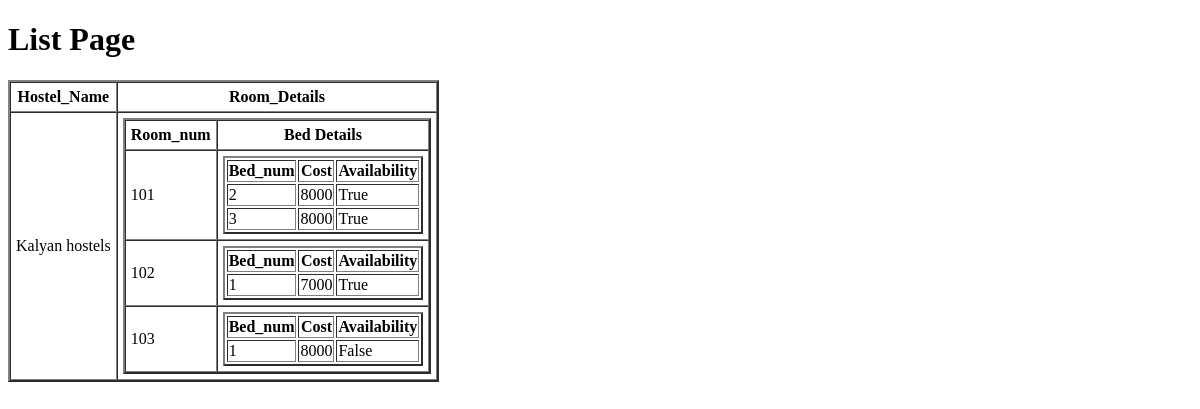
/Owner/list/, run on an earlier commit of the app's database.
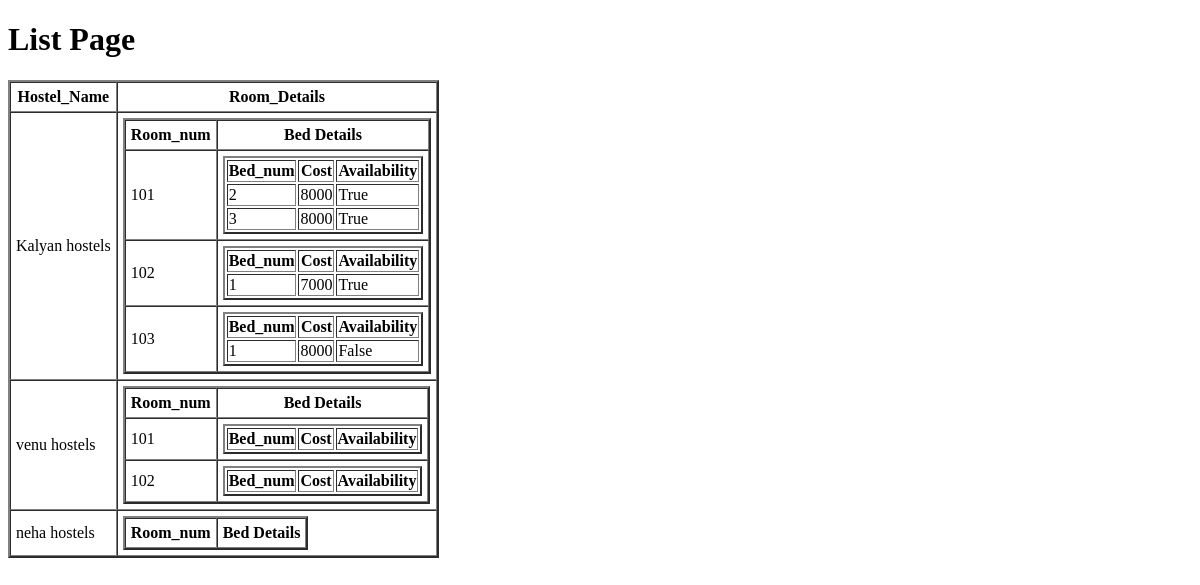
And on a later commit of the database.
### Owner/models.py (models this page shows, shortened)
class hostel_details_model(models.Model):
    hostel_id=models.AutoField(primary_key=True)
    hostel_name=models.CharField(max_length=20,unique=True)
    address=models.TextField(max_length=100)
    GST=models.CharField(max_length=15,unique=True)
    license=models.CharField(max_length=20,unique=True)
    type_of_hostel=models.CharField(max_length=10,choices=[['Male','Male'],['Female','Female'],['Co_living','Co_living']])
    hostel_owner_name=models.CharField(max_length=30)
    owner_id=models.PositiveIntegerField()
    owner_phone_no=models.PositiveBigIntegerField(unique=True)
    owner_email=models.EmailField(unique=True)
    location=models.CharField(max_length=50,default='Hyderabad')

class rooms_details_model(models.Model):
    hostel_id=models.ForeignKey(hostel_details_model,on_delete=models.CASCADE)
    room_id=models.AutoField(primary_key=True)
    room_no=models.PositiveIntegerField()
    num_of_beds=models.PositiveIntegerField()

class bed_details_model(models.Model):
    bed_id=models.AutoField(primary_key=True)
    room_no=models.ForeignKey(rooms_details_model,on_delete=models.CASCADE)
    bed_no=models.CharField(choices=[['1','1'],['2','2'],['3','3'],['4','4'],['5','5'],['6','6']],max_length=10)
    bed_cost=models.PositiveIntegerField()
    availability=models.BooleanField()

### Owner/views.py (the view)
def list_view(request):
    hostel_details=hostel_details_model.objects.all()
    room_details=rooms_details_model.objects.all()
    bed_details=bed_details_model.objects.all()
    return render(request=request,template_name='list.html',context={'hostel_details':hostel_details,'room_details':room_details,'bed_details':bed_details})

### Owner/Templates/list.html (shortened to what this page needs)
<!DOCTYPE html>
<html lang="en">
<head>
</head>
<body>
    <h1>List Page</h1>
    <table border="2" cellpadding="5" cellspacing="0">
        <tr>
            <th>Hostel_Name</th>
            <th>Room_Details</th>
        </tr>
            {% for i in hostel_details %}
            <tr>
                <td>{{i.hostel_name}}</td>
                <td>
                    <table border="2" cellpadding="5" cellspacing="0">
                        <tr>
                            <th>Room_num</th>
                            <th>Bed Details</th>
                        </tr>
                        {% for j in room_details %}
                        {% if j.hostel_id == i %}
                        <tr>
                            <td>{{j.room_no}} </td>
                            <td>
                            <table border="2">
                                <tr>
                                        <th>Bed_num</th>
                                        <th>Cost</th>
                                        <th>Availability</th>
                                </tr>
                                {% for k in bed_details %}
                                {% if j == k.room_no %}
                                <tr>
                                    <td>{{k.bed_no}}</td>
                                    <td>{{k.bed_cost}}</td>
                                    <td>{{k.availability}}</td>
                                </tr>
                                {% endif %}
                                {% endfor %}
                            </table>
                            </td>
                        </tr>
                        {% endif %}
                        {% endfor %}
                   </table>
                </td>
            </tr>
             {% endfor %}
    </table>
</body>
</html>

What changed in the data, as far as the page shows it:
added hostel_details_model: hostel_name "venu hostels"
added rooms_details_model: room_no "101", shown under "venu hostels"
added rooms_details_model: room_no "102", shown under "venu hostels"
added hostel_details_model: hostel_name "neha hostels"
